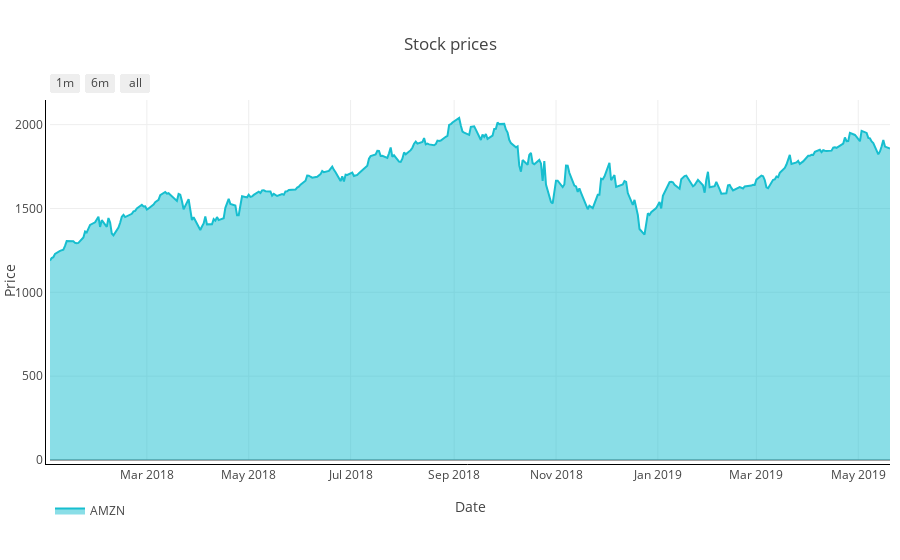

Notebook code for this chart:
### Markdown cell above
# Plot indicators

You must intall jupyterlab/plotly-extension to show charts.

### Code cell
# Prices

plot_prices = plot_stock_prices(portf_value['Adj Close'], symbol, output_type='nb')
iplot(plot_prices)

### Figure 1 — Plotly figure (JSON) as saved in the notebook; plotly's stock layout.template omitted (floating-point values rounded to 4 significant figures; data arrays with more than 128 entries replaced by an {"elided": "..."} marker saying what was removed)
{"data": [{"fill": "tonexty", "line": {"color": "#17BECF"}, "name": "AMZN", "opacity": 0.8, "type": "scatter", "uid": "e741fa75-7071-4b95-8768-e9605dcf9cac", "x": {"elided": "347 str values"}, "y": {"elided": "347 float values"}}], "layout": {"autosize": true, "legend": {"orientation": "h"}, "margin": {"b": 100, "l": 50, "pad": 4, "r": 10, "t": 100}, "showlegend": true, "title": {"text": "Stock prices"}, "xaxis": {"linecolor": "#000", "linewidth": 1, "range": ["2018-01-02", "2019-05-20"], "rangeselector": {"buttons": [{"count": 1, "label": "1m", "step": "month", "stepmode": "backward"}, {"count": 6, "label": "6m", "step": "month", "stepmode": "backward"}, {"step": "all"}]}, "title": {"text": "Date"}, "type": "date"}, "yaxis": {"autorange": true, "linecolor": "#000", "linewidth": 1, "range": [0, 2147.0], "title": {"text": "Price"}, "type": "linear"}}}
